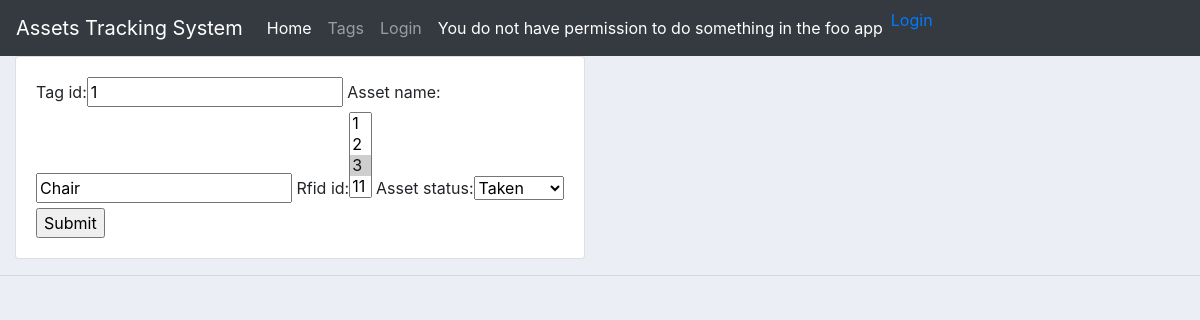
The app's page /updateAsset/1/ with its own data.
### assetstracking/models.py (models this page shows, shortened)
class Tag(models.Model):
    tag_id = models.IntegerField(null=True)
    asset_name = models.CharField(max_length=200, null=True)
    STATUS = (('Available','Available'),('Taken','Taken'),)
    asset_status = models.CharField(max_length=200, null=True, choices=STATUS)
    subscriber_id = models.ManyToManyField(Subscriber)
    rfid_id = models.ManyToManyField(RFID)
    asset_location = models.CharField(max_length=200, null=True)

class RFID (models.Model):
    rfid_id = models.IntegerField(null=True)
    rfid_location = models.CharField(max_length=200, null=True)
    subscriber_id = models.ManyToManyField(Subscriber)
    def __str__(self): return str(self.rfid_id)

### assetstracking/views.py (the view)
# urls.py: path('updateAsset/<str:pk>/', views.updateAsset, name="updateAsset"),
def updateAsset(request, pk):
    asset = Tag.objects.get(id=pk)
    form = AssetForm(instance=asset)
    if request.method == 'POST':
        form = AssetForm(request.POST, instance=asset)
        if form.is_valid():
            form.save()
            return redirect('/subscriber/1')
    context = {'form':form}
    return render(request, 'assetstracking/createAsset.html', context)

### assetstracking/forms.py
class AssetForm(ModelForm):
    class Meta:
        model = Tag
        fields = ['tag_id', 'asset_name', 'rfid_id', 'asset_status']

### assetstracking/templates/assetstracking/createAsset.html (shortened to what this page needs)
{%  extends 'assetstracking/main.html' %}
{% load static %}
{% block content %}
<div class="row">
	<div class="col-md-6">
		<div class="card card-body">
			<form action="" method="POST">
				{{form}}
				<input type="submit" name="Submit">
			</form>
		</div>
	</div>
</div>
{% endblock %}

### assetstracking/templates/assetstracking/main.html (style rules this page uses)
body { background-color: #ebeff5; }

### records on screen
Tag: tag_id "1", asset_name "Chair", asset_status "Taken"
RFID: rfid_id "1 / 2 / 3 ☑ / 11"
